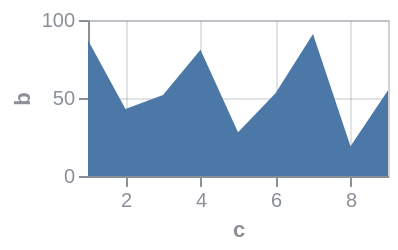

Source (Vega-Lite JSON):
### Vega specification from a JSON file in a GitHub repository (floating-point values rounded to 4 significant figures)
{"$schema": "https://vega.github.io/schema/vega/v6.json", "background": null, "padding": 5, "width": 150, "height": 78, "style": "cell", "data": [{"name": "source_0", "values": [{"a": "A", "b": 28, "c": 5, "g": "x"}, {"a": "B", "b": 55, "c": 9, "g": "y"}, {"a": "C", "b": 43, "c": 2, "g": "x"}, {"a": "D", "b": 91, "c": 7, "g": "y"}, {"a": "E", "b": 81, "c": 4, "g": "x"}, {"a": "F", "b": 53, "c": 6, "g": "y"}, {"a": "G", "b": 19, "c": 8, "g": "x"}, {"a": "H", "b": 87, "c": 1, "g": "y"}, {"a": "I", "b": 52, "c": 3, "g": "x"}]}, {"name": "data_0", "source": "source_0", "transform": [{"type": "formula", "expr": "toNumber(datum[\"c\"])", "as": "c"}, {"type": "impute", "field": "b", "groupby": [], "key": "c", "method": "value", "value": 0}, {"type": "stack", "groupby": ["c"], "field": "b", "sort": {"field": [], "order": []}, "as": ["b_start", "b_end"], "offset": "zero"}]}], "marks": [{"name": "marks", "type": "area", "style": ["area"], "sort": {"field": "x"}, "from": {"data": "data_0"}, "encode": {"update": {"orient": {"value": "vertical"}, "fill": {"value": "#4c78a8"}, "description": {"signal": "\"c: \" + (format(datum[\"c\"], \"\")) + \"; b: \" + (format(datum[\"b\"], \"\"))"}, "x": {"scale": "x", "field": "c"}, "y": {"scale": "y", "field": "b_end"}, "y2": {"scale": "y", "field": "b_start"}, "defined": {"signal": "isValid(datum[\"c\"]) && isFinite(+datum[\"c\"]) && isValid(datum[\"b\"]) && isFinite(+datum[\"b\"])"}}}}], "scales": [{"name": "x", "type": "linear", "domain": {"data": "data_0", "field": "c"}, "range": [0, {"signal": "width"}], "nice": true, "zero": false}, {"name": "y", "type": "linear", "domain": {"data": "data_0", "fields": ["b_start", "b_end"]}, "range": [{"signal": "height"}, 0], "nice": true, "zero": true}], "axes": [{"scale": "x", "orient": "bottom", "gridScale": "y", "grid": true, "tickCount": {"signal": "ceil(width/40)"}, "domain": false, "labels": false, "aria": false, "maxExtent": 0, "minExtent": 0, "ticks": false, "zindex": 0}, {"scale": "y", "orient": "left", "gridScale": "x", "grid": true, "tickCount": {"signal": "ceil(height/40)"}, "domain": false, "labels": false, "aria": false, "maxExtent": 0, "minExtent": 0, "ticks": false, "zindex": 0}, {"scale": "x", "orient": "bottom", "grid": false, "title": "c", "labelFlush": true, "labelOverlap": true, "tickCount": {"signal": "ceil(width/40)"}, "zindex": 0}, {"scale": "y", "orient": "left", "grid": false, "title": "b", "labelOverlap": true, "tickCount": {"signal": "ceil(height/40)"}, "zindex": 0}], "config": {"axis": {"labelColor": "#8a8f98", "titleColor": "#8a8f98", "domainColor": "#8a8f98", "tickColor": "#8a8f98", "gridColor": "#8a8f98", "gridOpacity": 0.25}, "legend": {"labelColor": "#8a8f98", "titleColor": "#8a8f98"}, "style": {"cell": {"stroke": "#8a8f98", "strokeOpacity": 0.4}}}}
